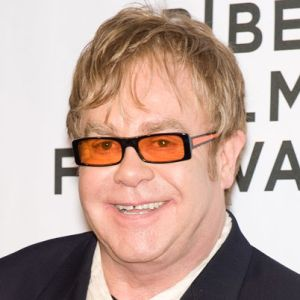
#> input picture Face_recognition/Faces/val/elton_john/1.jpg, 300 x 300 px
$ python cv_haarcascade.py
#> lines starting #> are read from the running program, lines starting #| are printed output that depends on the picture; after the words box and inside, x2 and y2 are one past the last pixel; in counts of white or black regions, pixels touching at a corner belong together
import cv2 as cv
import numpy as np

PATH = 'Faces/val/elton_john/'

# Face detection -> detects if the face is present in the image
# Classifier: algorithm that decides whether image is positive (face is present) or negative
# We will be using the haar cascade - the basic one, more prone to errors due to some noise

# Using the haarcascade_frontalface_default.xml from opencv xml,
# which is stored in the haar_face.xml file

elton = cv.imread(PATH + '1.jpg')
#> elton is the input picture: shape (300, 300, 3); mean B, G, R 155.3, 165.1, 189.6
cv.imshow('Elton', elton)

gray = cv.cvtColor(elton, cv.COLOR_BGR2GRAY)
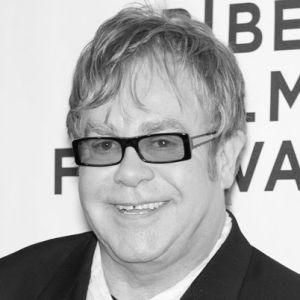
#> gray: shape (300, 300); min 2, max 255, mean 171.3
cv.imshow('Gray Elton', gray)

# Face detection does not involve skin color or other
# It just looks at edges and tries to determine whether its a face

# 1. Reading the xml file
haar_cascade = cv.CascadeClassifier('haar_face.xml')

# faces_rect is essentialy a coordinate of the faces found in the image
faces_rect = haar_cascade.detectMultiScale(gray, scaleFactor=1.1, minNeighbors=3)
#> faces_rect = [[54, 80, 175, 175]]
print(len(faces_rect))
#| 1

# We can draw a rectangle over the detected faces
for(x,y,w,h) in faces_rect:
    cv.rectangle(elton, (x,y), (x+w, y+h), (0,255,0), 2)
#> this loop made 1 pass
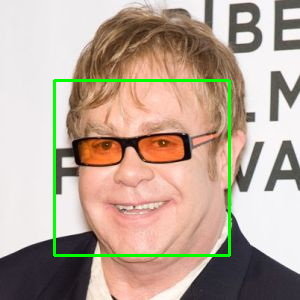
#> elton: shape (300, 300, 3); 2.33% of pixels changed, all inside (x1, y1, x2, y2) = (53, 79, 231, 257)

cv.imshow("Detected face", elton)

img2 = cv.imread('../Basics/Resources/Photos/group 1.jpg')
#> (the run stopped early here; a loop or call above may not have finished)

$ run again, with Face_recognition/Faces/val/elton_john/2.jpg copied over Face_recognition/Faces/val/elton_john/1.jpg
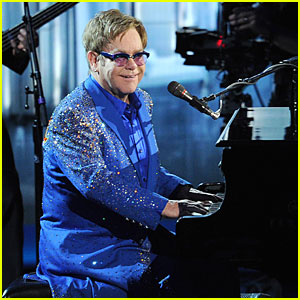
#> input picture Face_recognition/Faces/val/elton_john/2.jpg, 300 x 300 px
#> elton is the input picture: shape (300, 300, 3); mean B, G, R 92.2, 71.6, 54.4
#> `gray = cv.cvtColor(elton, cv.COLOR_BGR2GRAY)`:
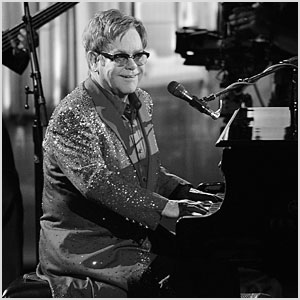
#> gray: shape (300, 300); min 0, max 255, mean 68.8
#> faces_rect = [[102, 35, 55, 55]]
#| 1
#> the loop `for(x,y,w,h) in faces_rect:` made 1 pass
#> after the loop `for(x,y,w,h) in faces_rect:`:
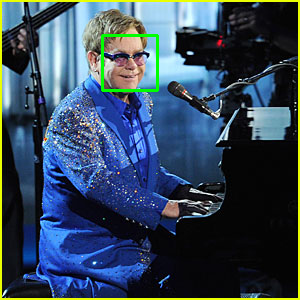
#> elton: shape (300, 300, 3); 0.73% of pixels changed, all inside (x1, y1, x2, y2) = (101, 34, 159, 92)

$ run again, with Face_recognition/Faces/val/elton_john/3.jpg copied over Face_recognition/Faces/val/elton_john/1.jpg
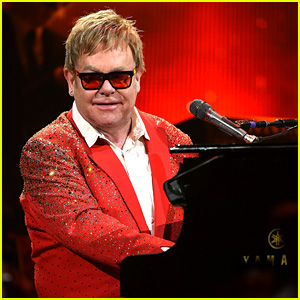
#> input picture Face_recognition/Faces/val/elton_john/3.jpg, 300 x 300 px
#> elton is the input picture: shape (300, 300, 3); mean B, G, R 25, 39.4, 115
#> `gray = cv.cvtColor(elton, cv.COLOR_BGR2GRAY)`:
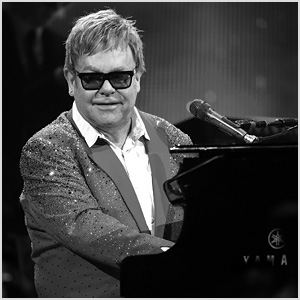
#> gray: shape (300, 300); min 0, max 255, mean 60.4
#> faces_rect = [[64, 46, 86, 86]]
#| 1
#> the loop `for(x,y,w,h) in faces_rect:` made 1 pass
#> after the loop `for(x,y,w,h) in faces_rect:`:
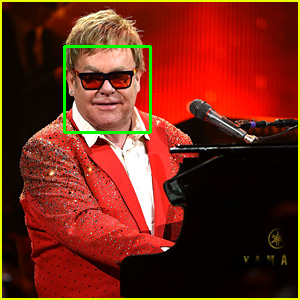
#> elton: shape (300, 300, 3); 1.14% of pixels changed, all inside (x1, y1, x2, y2) = (63, 45, 152, 134)

$ run again, with Face_recognition/Faces/val/elton_john/4.jpg copied over Face_recognition/Faces/val/elton_john/1.jpg
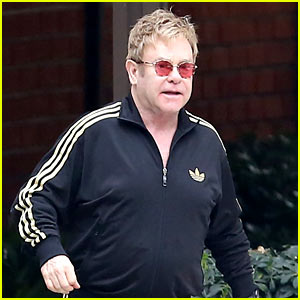
#> input picture Face_recognition/Faces/val/elton_john/4.jpg, 300 x 300 px
#> elton is the input picture: shape (300, 300, 3); mean B, G, R 54.4, 55.3, 60.6
#> `gray = cv.cvtColor(elton, cv.COLOR_BGR2GRAY)`:
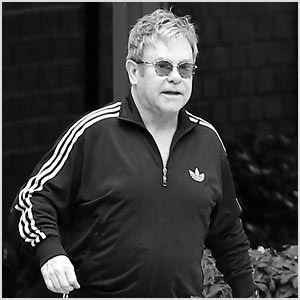
#> gray: shape (300, 300); min 0, max 255, mean 56.8
#> faces_rect = [[130, 37, 79, 79]]
#| 1
#> the loop `for(x,y,w,h) in faces_rect:` made 1 pass
#> after the loop `for(x,y,w,h) in faces_rect:`:
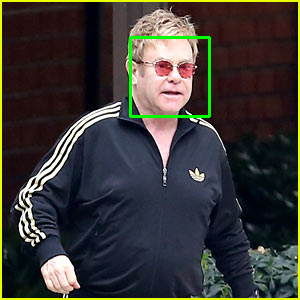
#> elton: shape (300, 300, 3); 1.05% of pixels changed, all inside (x1, y1, x2, y2) = (129, 36, 211, 118)
